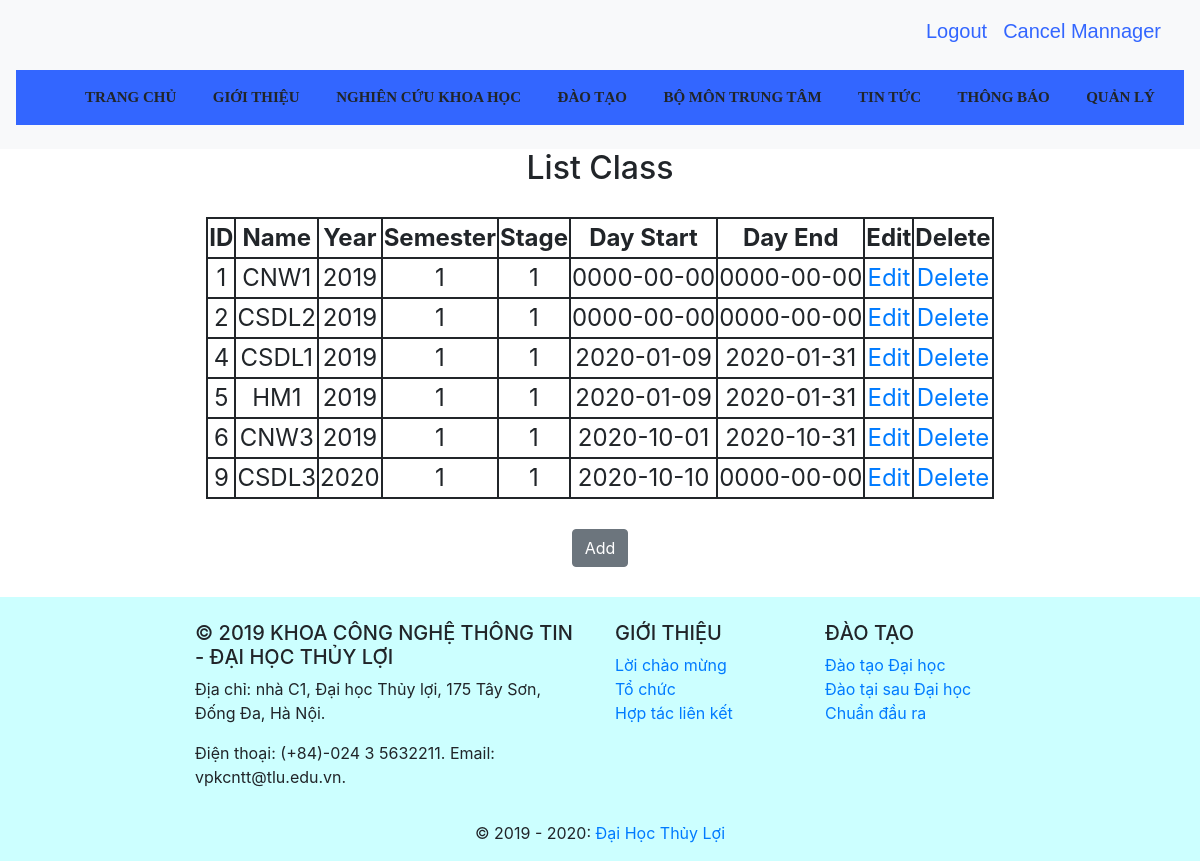
Screenshot of /ProjectWeb/managerClass.php (signed in) with the database file from the repository.
### tables this page shows
CREATE TABLE `class` (
  `classid` smallint(5) UNSIGNED NOT NULL,
  `className` varchar(60) NOT NULL,
  `classYear` year(4) NOT NULL,
  `classSemester` tinyint(4) NOT NULL,
  `classStage` tinyint(4) NOT NULL,
  `classDateStart` date NOT NULL,
  `classDateEnd` date NOT NULL
);

### ProjectWeb/managerClass.php (the view, shortened to what this page needs)
<!DOCTYPE html>
<html lang="en">
<head>
    <link rel="stylesheet" href="https://maxcdn.bootstrapcdn.com/bootstrap/4.3.1/css/bootstrap.min.css">
    <link rel="stylesheet" href="https://cdnjs.cloudflare.com/ajax/libs/font-awesome/4.7.0/css/font-awesome.min.css">
    <link rel="stylesheet" href="css/style.css">
</head>
<body>
    <?php include("headerAdmin.php"); ?>
    <nav class="navbar navbar-expand-md navbar-light bg-light sticky-top">
        <ul style="width: 100%; text-align:center; background-color: #3366FF;  ">
            <div class="dropdown">
                <div class="dropbtn">TRANG CHỦ</div>
            </div>
            <div class="dropdown">
                <div class="dropbtn">GIỚI THIỆU</div>
            </div>
            <div class="dropdown">
                <div class="dropbtn">NGHIÊN CỨU KHOA HỌC</div>
            </div>
            <div class="dropdown">
                <div class="dropbtn">ĐÀO TẠO</div>
            </div>
            <div class="dropdown">
                <div class="dropbtn">BỘ MÔN TRUNG TÂM</div>
            </div>
            <div class="dropdown">
                <div class="dropbtn">TIN TỨC</div>
            </div>
            <div class="dropdown">
                <div class="dropbtn">THÔNG BÁO</div>
            </div>
            <div class="dropdown">
                <div class="dropbtn" href="#" >QUẢN LÝ</div>
            </div>
        </ul>
    </nav>
    <div class="text-center main-content">
        <h2 style="margin-bottom:30px;">List Class</h2>
        <?php
            require('connectdb.php');
            $sql = 'SELECT class.classid, className, classYear, classSemester, classStage, classDateStart, classDateEnd FROM class';
            mysqli_set_charset($dbcon, 'utf8');
            $result = mysqli_query($dbcon,$sql);
            echo '<font size="5">';
            echo '<table style="border: 2px solid"; align="center";>';
            echo '<tr style="border: 2px solid;"><th style="border: 2px solid">ID</th><th style="border: 2px solid">Name</th><th style="border: 2px solid">Year</th><th style="border: 2px solid">Semester</th><th style="border: 2px solid">Stage</th><th style="border: 2px solid">Day Start</th><th style="border: 2px solid">Day End</th><th style="border: 2px solid">Edit</th><th style="border: 2px solid">Delete</th></tr>';
            if(mysqli_num_rows($result)>0){
            while($row = mysqli_fetch_assoc($result)){
                echo '<tr style="border: 2px solid">';
                echo '<td style="border: 2px solid">'.$row['classid'].'</td>';
                echo '<td style="border: 2px solid">'.$row['className'].'</td>';
                echo '<td style="border: 2px solid">'.$row['classYear'].'</td>';
                echo '<td style="border: 2px solid">'.$row['classSemester'].'</td>';
                echo '<td style="border: 2px solid">'.$row['classStage'].'</td>';
                echo '<td style="border: 2px solid">'.$row['classDateStart'].'</td>';
                echo '<td style="border: 2px solid">'.$row['classDateEnd'].'</td>';
                echo '<td style="border: 2px solid">'.'<a href="editClass.php?id='.$row['classid'].'">Edit</a>'.'</td>';
                echo '<td style="border: 2px solid">'.'<a href="deleteClass.php?id='.$row['classid'].'">Delete</a>'.'</td>';
                }
            }
            echo '</table>';
            echo '</font>';
        ?>
        <button style="margin: 30px;" type="submit" name="submit" class="btn btn-secondary" onclick="location.href = 'addClass.php'" >Add</button>
    </div>
    <?php include("footer.php"); ?>
</body>
</html>

### ProjectWeb/css/style.css (style rules this page uses)
body { width: 100%; height: 100%; }
.dropbtn { padding: 16px; font-size: 15px !important; font-weight:bold ; font-family: 'Times New Roman', Times, serif; }
.dropdown { position: relative; display: inline-block; }

### rows the page displays
class: classid "1", className "CNW1", classYear "2019", classSemester "1", classStage "1", classDateStart "0000-00-00", classDateEnd "0000-00-00"
class: classid "2", className "CSDL2", classYear "2019", classSemester "1", classStage "1", classDateStart "0000-00-00", classDateEnd "0000-00-00"
class: classid "4", className "CSDL1", classYear "2019", classSemester "1", classStage "1", classDateStart "2020-01-09", classDateEnd "2020-01-31"
class: classid "5", className "HM1", classYear "2019", classSemester "1", classStage "1", classDateStart "2020-01-09", classDateEnd "2020-01-31"
class: classid "6", className "CNW3", classYear "2019", classSemester "1", classStage "1", classDateStart "2020-10-01", classDateEnd "2020-10-31"
class: classid "9", className "CSDL3", classYear "2020", classSemester "1", classStage "1", classDateStart "2020-10-10", classDateEnd "0000-00-00"
